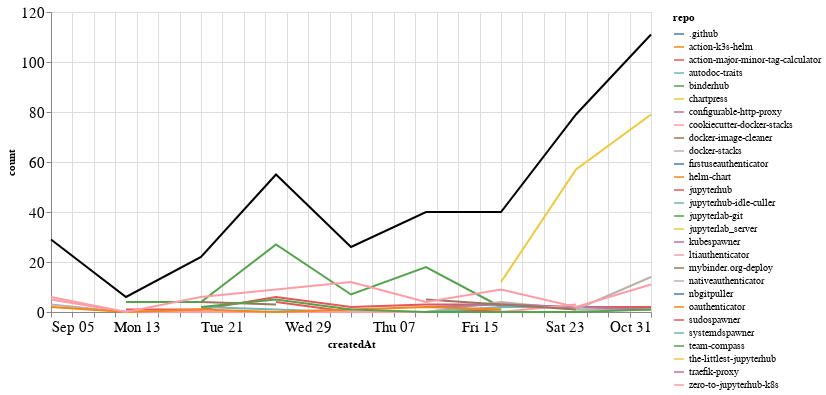

Notebook code for this chart:
### Markdown cell above
### Comments

### Code cell
comments_time = comments.groupby('repo').resample('W', on='createdAt').count()['author'].reset_index()
comments_time = comments_time.rename(columns={'author': 'count'})
comments_time_total = comments_time.groupby('createdAt').agg({"count": "sum"}).reset_index()
ch1 = alt.Chart(comments_time, width=600).mark_line().encode(
    x='createdAt',
    y='count',
    color='repo',
    tooltip="repo"
)

ch2 = alt.Chart(comments_time_total, width=600).mark_line(color="black").encode(
    x='createdAt',
    y='count',
)

ch1 + ch2

### Figure 1 — Vega-Lite specification as saved in the notebook (floating-point values rounded to 4 significant figures)
{"config": {"axisLeft": {"labelFontSize": 15}, "axisBottom": {"labelFontSize": 15}}, "layer": [{"data": {"name": "data-73f20d800d9c739af7aa3655c8f776f4"}, "mark": "line", "encoding": {"color": {"type": "nominal", "field": "repo"}, "tooltip": {"type": "nominal", "field": "repo"}, "x": {"type": "temporal", "field": "createdAt"}, "y": {"type": "quantitative", "field": "count"}}, "width": 600}, {"data": {"name": "data-897cb01ea0a362e152dbdfbd5192e8e1"}, "mark": {"type": "line", "color": "black"}, "encoding": {"x": {"type": "temporal", "field": "createdAt"}, "y": {"type": "quantitative", "field": "count"}}, "width": 600}], "$schema": "https://vega.github.io/schema/vega-lite/v4.8.1.json", "datasets": {"data-73f20d800d9c739af7aa3655c8f776f4": [{"repo": ".github", "createdAt": "2021-10-24T00:00:00", "count": 1}, {"repo": "action-k3s-helm", "createdAt": "2021-10-10T00:00:00", "count": 5}, {"repo": "action-major-minor-tag-calculator", "createdAt": "2021-09-26T00:00:00", "count": 4}, {"repo": "action-major-minor-tag-calculator", "createdAt": "2021-10-03T00:00:00", "count": 0}, {"repo": "action-major-minor-tag-calculator", "createdAt": "2021-10-10T00:00:00", "count": 0}, {"repo": "action-major-minor-tag-calculator", "createdAt": "2021-10-17T00:00:00", "count": 1}, {"repo": "autodoc-traits", "createdAt": "2021-10-24T00:00:00", "count": 1}, {"repo": "binderhub", "createdAt": "2021-09-12T00:00:00", "count": 4}, {"repo": "binderhub", "createdAt": "2021-09-19T00:00:00", "count": 4}, {"repo": "binderhub", "createdAt": "2021-09-26T00:00:00", "count": 27}, {"repo": "binderhub", "createdAt": "2021-10-03T00:00:00", "count": 7}, {"repo": "binderhub", "createdAt": "2021-10-10T00:00:00", "count": 18}, {"repo": "binderhub", "createdAt": "2021-10-17T00:00:00", "count": 2}, {"repo": "chartpress", "createdAt": "2021-09-05T00:00:00", "count": 2}, {"repo": "configurable-http-proxy", "createdAt": "2021-09-19T00:00:00", "count": 2}, {"repo": "cookiecutter-docker-stacks", "createdAt": "2021-09-05T00:00:00", "count": 1}, {"repo": "docker-image-cleaner", "createdAt": "2021-09-19T00:00:00", "count": 4}, {"repo": "docker-image-cleaner", "createdAt": "2021-09-26T00:00:00", "count": 3}, {"repo": "docker-stacks", "createdAt": "2021-09-05T00:00:00", "count": 3}, {"repo": "docker-stacks", "createdAt": "2021-09-12T00:00:00", "count": 0}, {"repo": "docker-stacks", "createdAt": "2021-09-19T00:00:00", "count": 0}, {"repo": "docker-stacks", "createdAt": "2021-09-26T00:00:00", "count": 0}, {"repo": "docker-stacks", "createdAt": "2021-10-03T00:00:00", "count": 0}, {"repo": "docker-stacks", "createdAt": "2021-10-10T00:00:00", "count": 0}, {"repo": "docker-stacks", "createdAt": "2021-10-17T00:00:00", "count": 4}, {"repo": "docker-stacks", "createdAt": "2021-10-24T00:00:00", "count": 1}, {"repo": "docker-stacks", "createdAt": "2021-10-31T00:00:00", "count": 1}, {"repo": "firstuseauthenticator", "createdAt": "2021-10-31T00:00:00", "count": 2}, {"repo": "helm-chart", "createdAt": "2021-10-10T00:00:00", "count": 1}, {"repo": "jupyterhub", "createdAt": "2021-09-12T00:00:00", "count": 1}, {"repo": "jupyterhub", "createdAt": "2021-09-19T00:00:00", "count": 1}, {"repo": "jupyterhub", "createdAt": "2021-09-26T00:00:00", "count": 6}, {"repo": "jupyterhub", "createdAt": "2021-10-03T00:00:00", "count": 2}, {"repo": "jupyterhub", "createdAt": "2021-10-10T00:00:00", "count": 3}, {"repo": "jupyterhub", "createdAt": "2021-10-17T00:00:00", "count": 3}, {"repo": "jupyterhub", "createdAt": "2021-10-24T00:00:00", "count": 2}, {"repo": "jupyterhub", "createdAt": "2021-10-31T00:00:00", "count": 2}, {"repo": "jupyterhub-idle-culler", "createdAt": "2021-09-19T00:00:00", "count": 2}, {"repo": "jupyterhub-idle-culler", "createdAt": "2021-09-26T00:00:00", "count": 1}, {"repo": "jupyterhub-idle-culler", "createdAt": "2021-10-03T00:00:00", "count": 0}, {"repo": "jupyterhub-idle-culler", "createdAt": "2021-10-10T00:00:00", "count": 0}, {"repo": "jupyterhub-idle-culler", "createdAt": "2021-10-17T00:00:00", "count": 2}, {"repo": "jupyterhub-idle-culler", "createdAt": "2021-10-24T00:00:00", "count": 2}, {"repo": "jupyterlab-git", "createdAt": "2021-10-03T00:00:00", "count": 2}, {"repo": "jupyterlab_server", "createdAt": "2021-10-03T00:00:00", "count": 1}, {"repo": "kubespawner", "createdAt": "2021-10-10T00:00:00", "count": 2}, {"repo": "kubespawner", "createdAt": "2021-10-17T00:00:00", "count": 3}, {"repo": "kubespawner", "createdAt": "2021-10-24T00:00:00", "count": 2}, {"repo": "kubespawner", "createdAt": "2021-10-31T00:00:00", "count": 1}, {"repo": "ltiauthenticator", "createdAt": "2021-09-05T00:00:00", "count": 5}, {"repo": "ltiauthenticator", "createdAt": "2021-09-12T00:00:00", "count": 0}, {"repo": "ltiauthenticator", "createdAt": "2021-09-19T00:00:00", "count": 0}, {"repo": "ltiauthenticator", "createdAt": "2021-09-26T00:00:00", "count": 0}, {"repo": "ltiauthenticator", "createdAt": "2021-10-03T00:00:00", "count": 0}, {"repo": "ltiauthenticator", "createdAt": "2021-10-10T00:00:00", "count": 0}, {"repo": "ltiauthenticator", "createdAt": "2021-10-17T00:00:00", "count": 0}, {"repo": "ltiauthenticator", "createdAt": "2021-10-24T00:00:00", "count": 3}, {"repo": "mybinder.org-deploy", "createdAt": "2021-10-10T00:00:00", "count": 5}, {"repo": "mybinder.org-deploy", "createdAt": "2021-10-17T00:00:00", "count": 3}, {"repo": "mybinder.org-deploy", "createdAt": "2021-10-24T00:00:00", "count": 1}, {"repo": "nativeauthenticator", "createdAt": "2021-10-24T00:00:00", "count": 1}, {"repo": "nativeauthenticator", "createdAt": "2021-10-31T00:00:00", "count": 14}, {"repo": "nbgitpuller", "createdAt": "2021-09-05T00:00:00", "count": 10}, {"repo": "oauthenticator", "createdAt": "2021-09-05T00:00:00", "count": 2}, {"repo": "oauthenticator", "createdAt": "2021-09-12T00:00:00", "count": 0}, {"repo": "oauthenticator", "createdAt": "2021-09-19T00:00:00", "count": 1}, {"repo": "oauthenticator", "createdAt": "2021-09-26T00:00:00", "count": 0}, {"repo": "oauthenticator", "createdAt": "2021-10-03T00:00:00", "count": 1}, {"repo": "oauthenticator", "createdAt": "2021-10-10T00:00:00", "count": 2}, {"repo": "oauthenticator", "createdAt": "2021-10-17T00:00:00", "count": 1}, {"repo": "sudospawner", "createdAt": "2021-09-12T00:00:00", "count": 1}, {"repo": "systemdspawner", "createdAt": "2021-10-24T00:00:00", "count": 3}, {"repo": "team-compass", "createdAt": "2021-09-19T00:00:00", "count": 2}, {"repo": "team-compass", "createdAt": "2021-09-26T00:00:00", "count": 5}, {"repo": "team-compass", "createdAt": "2021-10-03T00:00:00", "count": 1}, {"repo": "team-compass", "createdAt": "2021-10-10T00:00:00", "count": 0}, {"repo": "team-compass", "createdAt": "2021-10-17T00:00:00", "count": 0}, {"repo": "team-compass", "createdAt": "2021-10-24T00:00:00", "count": 0}, {"repo": "team-compass", "createdAt": "2021-10-31T00:00:00", "count": 1}, {"repo": "the-littlest-jupyterhub", "createdAt": "2021-10-17T00:00:00", "count": 12}, {"repo": "the-littlest-jupyterhub", "createdAt": "2021-10-24T00:00:00", "count": 57}, {"repo": "the-littlest-jupyterhub", "createdAt": "2021-10-31T00:00:00", "count": 79}, {"repo": "traefik-proxy", "createdAt": "2021-10-24T00:00:00", "count": 3}, {"repo": "zero-to-jupyterhub-k8s", "createdAt": "2021-09-05T00:00:00", "count": 6}, {"repo": "zero-to-jupyterhub-k8s", "createdAt": "2021-09-12T00:00:00", "count": 0}, {"repo": "zero-to-jupyterhub-k8s", "createdAt": "2021-09-19T00:00:00", "count": 6}, {"repo": "zero-to-jupyterhub-k8s", "createdAt": "2021-09-26T00:00:00", "count": 9}, {"repo": "zero-to-jupyterhub-k8s", "createdAt": "2021-10-03T00:00:00", "count": 12}, {"repo": "zero-to-jupyterhub-k8s", "createdAt": "2021-10-10T00:00:00", "count": 4}, {"repo": "zero-to-jupyterhub-k8s", "createdAt": "2021-10-17T00:00:00", "count": 9}, {"repo": "zero-to-jupyterhub-k8s", "createdAt": "2021-10-24T00:00:00", "count": 2}, {"repo": "zero-to-jupyterhub-k8s", "createdAt": "2021-10-31T00:00:00", "count": 11}], "data-897cb01ea0a362e152dbdfbd5192e8e1": [{"createdAt": "2021-09-05T00:00:00", "count": 29}, {"createdAt": "2021-09-12T00:00:00", "count": 6}, {"createdAt": "2021-09-19T00:00:00", "count": 22}, {"createdAt": "2021-09-26T00:00:00", "count": 55}, {"createdAt": "2021-10-03T00:00:00", "count": 26}, {"createdAt": "2021-10-10T00:00:00", "count": 40}, {"createdAt": "2021-10-17T00:00:00", "count": 40}, {"createdAt": "2021-10-24T00:00:00", "count": 79}, {"createdAt": "2021-10-31T00:00:00", "count": 111}]}}
